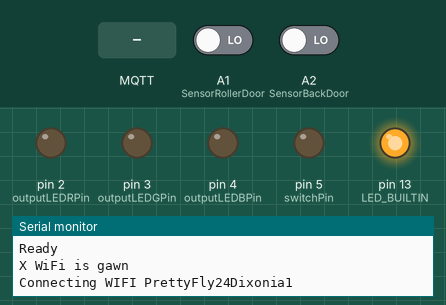
Simulated run of this sketch. Board: Arduino Mega 2560, built with avr-gcc and run on an emulated ATmega2560. Shown: output pins drawn as LEDs (lit = HIGH), the last lines printed to the serial monitor. The test bench sets the inputs (shaded band); at power-on: A1 (SensorRollerDoor) LOW, A2 (SensorBackDoor) LOW. WiFi joins after 1.5 s; servers stay silent unless stated; no MQTT or app messages arrive unless stated.

Above: at 1.7 s.
1.8 s: MQTT message "1" arrives on the first subscribed topic
At 4.0 s:
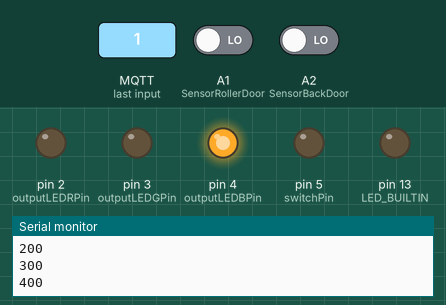
4.8 s: A1 (SensorRollerDoor) driven HIGH
At 5.02 s:
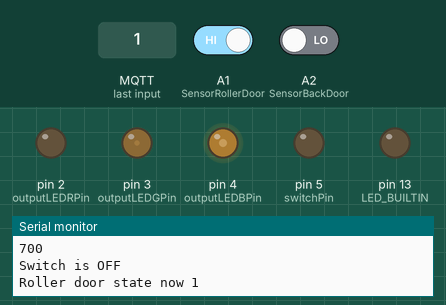
7.8 s: A2 (SensorBackDoor) driven HIGH
10.8 s: A1 (SensorRollerDoor) driven LOW
At 13.2 s:
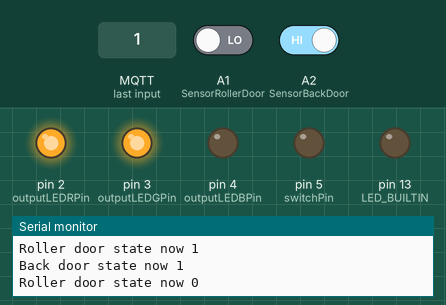
13.8 s: MQTT message "on" arrives on the first subscribed topic
At 14.85 s:
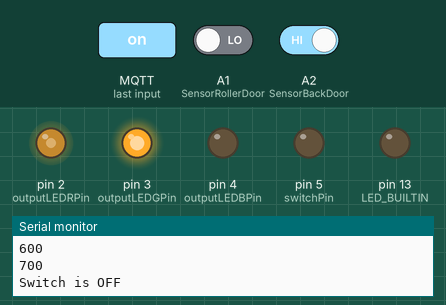
16.8 s: MQTT message "0" arrives on the first subscribed topic
At 18.06 s:
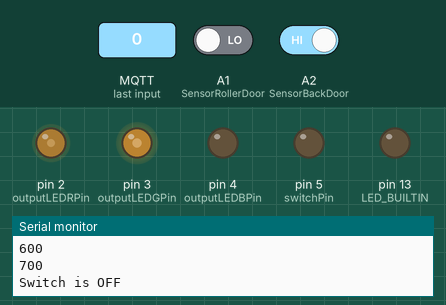
Timing chart, 0 to 20.8 s (numbered marks = the images above; inputs shaded):
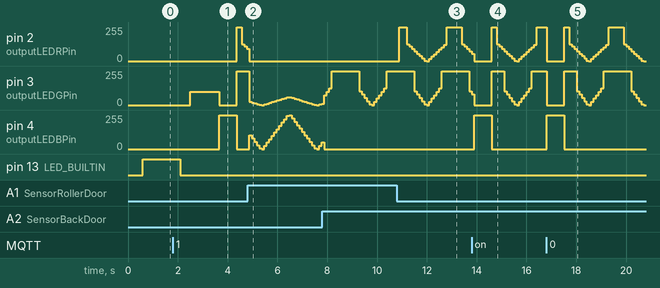

Measured:
- after the input at 1.8 s, pin 4 (outputLEDBPin): 0/255 → 254/255 after 1.9 s, → 0/255 0.70 s later
- after the input at 4.8 s, pin 4 (outputLEDBPin): 0/255 → 105/255 after 0.08 s, → 80/255 0.10 s later, → 55/255 0.10 s later, → 30/255 0.10 s later, … (30 changes in this stretch)
- after the input at 10.8 s, pin 2 (outputLEDRPin): 0/255 → 255/255 after 0.09 s, → 127/255 0.30 s later, → 109/255 0.10 s later, → 91/255 0.10 s later, … (23 changes in this stretch)
- after the input at 13.8 s, pin 4 (outputLEDBPin): 0/255 → 254/255 after 0.10 s, → 0/255 0.70 s later
- after the input at 16.8 s, pin 4 (outputLEDBPin): 0/255 → 254/255 at once, → 0/255 0.70 s later

The sketch:

HAS_8266Garage.ino
```cpp
#include <WiFiEsp.h>
#include <WiFiEspClient.h>
#include <PubSubClient.h>

#ifndef HAVE_HWSERIAL1
#include "SoftwareSerial.h"
SoftwareSerial Serial1(1,0); //RX,TX
#endif
//#define WARN(x)


//#include <list>

#define SERIALOUT 1
class cbData
{
  public:
  int timeout; // time before call
  void (*func)(void);  // func to call
  bool repeat;
  int time2;

  cbData(void (*_f)(void), int _t, bool _rep, int _repTime)
  {
    func = _f;
    repeat = _rep;
    timeout = _t;
    time2 = _repTime;
  }

  void step(int _t)
  {
    timeout -=_t;
    if( timeout <= 0 )
    {
      func();
      if( repeat )
      {
        timeout = time2;
      }
    }
  }
};

cbData * callbackList[4];
//std::list<cbData *> callbackList;

unsigned int gTime;
unsigned int gTimestep;


int numNetworks=0;
// details for the main Wifi (entered by user)
String WIFI_ssid = "PrettyFly24";
String WIFI_pass = "Dixonia1";
String WIFI_status="Not connected";
bool WIFI_details_ready = true;
bool WIFI_connected = false;
const char* mqtt_server = "192.168.0.99";

int stateLED = HIGH; // high is off (obviously!)

WiFiEspClient espClient;
PubSubClient client(espClient);

void debugout(const char *msg)
{
  Serial.println(msg);
}

const byte SensorRollerDoor = A1;
const byte SensorBackDoor = A2;

const byte switchPin = 5; // output to RC switch
const byte outputLEDRPin = 2;
const byte outputLEDGPin = 3;
const byte outputLEDBPin = 4;

// Switch states
bool switchIsOn=false; // whether the output switch is on
int switchOnTimer = 0; // timer for how long the switch remains on
const int switchOnTime = 600; // how long to leave it on
bool switchDummy = false; // use this for turning the switch off after a delay (using a force send)
long lockoutTimer = 0; // timer to avoid door opening as network connections start up

byte backDoorSensorState=-1; // back door state
byte rollerDoorSensorState=-1; // roller door state

// indicator globals
bool indicatorLoopUp = true; // direction we're fading in
int indicatorFadeValue = 0; // current fade value
int indicatorFadeMax = 255; // max fade value


// Time between checks (in ms)
const unsigned long loopTime = 100;

String topics_sub[] = {
    "garage/switch",
    };
String topics_pub[] = {
    "garage/bdoor",
    "garage/gdoor",
    "garage/status",
    "garage/switch",
    "garage/IP",
    };
String topics_vals[] = {"-","-","-","-","-","-","-"};

void tryConnectMQTT()
{
  if( WIFI_connected )
  {
    if(!client.connected())
    {
      Serial.print("Attempting MQTT connection...");
      // Attempt to connect
      if (client.connect("ESP8266Client"))
      {
        Serial.println(F("connected"));
        // ... and subscribe to all topics
        for(int i=0; i < sizeof(topics_sub)/sizeof(topics_sub[0]) ; i++)
        {
          client.subscribe(topics_sub[i].c_str());
          Serial.print(F("Sub to : "));
          Serial.println(topics_sub[i]);
          client.loop(); // do this. or >5 subs causes disconnect some time later. Eugh
        }
        Serial.println(client.connected());
        client.publish("garage/status", "OK");
        client.publish("garage/IP", "FUCK");//WiFi.localIP().toString().c_str());
        Serial.print(F("IP address: "));
        Serial.println(WiFi.localIP());
      }
      else
      {
        Serial.print(F("failed, rc="));
        Serial.print(client.state());
        Serial.println(F(" try again in 5 seconds"));
      }
    }
  }
}

void MQTTcallback(char* topic, byte* payload, unsigned int length)
{
  int i = 0;
  Serial.print(F("Message arrived ["));
  Serial.print(topic);
  Serial.print("] ");
  for (i=0 ; i<sizeof(topics_sub)/sizeof(topics_sub[0]) ; i++)
  {
    if( !strcmp(topic, topics_sub[i].c_str() ) )
    {
      payload[length]=0;
      topics_vals[i] = (char *)payload;
      Serial.print("Setting topic ");
      Serial.print(i);
      Serial.print(" to ");
      Serial.print(topics_vals[i]);
      if( !strcmp(topics_vals[i].c_str(),"OFF") )
      {
        switchIsOn = false;
        if( lockoutTimer > (long)1000*60 )
        { // Cannot automatically open the door for the first minute...
          digitalWrite(switchPin, switchIsOn);
        }
        Serial.print("(OFF)");
      }
      else
      {
        switchIsOn = true;
        if( lockoutTimer > (long)1000*60 )
        { // Cannot automatically open the door for the first minute...
          digitalWrite(switchPin, switchIsOn);
        }
        Serial.print("(ON)");
      }
    }
  }
  Serial.println();
}

void tryConnectWIFI()
{
  if( WIFI_details_ready && WiFi.status() != WL_CONNECTED )
  {
    Serial.print("Connecting WIFI ");
    Serial.print(WIFI_ssid);
    Serial.print(WIFI_pass);
    WiFi.begin(WIFI_ssid.c_str(), WIFI_pass.c_str());

    int tries = 0;

    while( WiFi.status() != WL_CONNECTED )
    {
      stateLED = 1 - stateLED;
      digitalWrite(LED_BUILTIN, stateLED);
      delay(500);
      Serial.print(".");
      if( ++tries > 20 )
      {
        break; // give up then
      }
    }
    Serial.println("Updating status...");
    switch(WiFi.status())
    {
      case WL_CONNECTED:
        WIFI_status = "Connected to " + WIFI_ssid;
        WIFI_connected = true;
        debugout("LED On");
        client.setServer(mqtt_server, 1883);
        client.setCallback(MQTTcallback);
        stateLED = LOW;
        digitalWrite(LED_BUILTIN, stateLED);
        break;
      case WL_CONNECT_FAILED:
        WIFI_status = "Failed to connect to " + WIFI_ssid;
        break;
      //case WL_CONNECTION_LOST:
      case WL_DISCONNECTED:
        WIFI_status = "Disconnected";
        break;
      default:
        WIFI_status = "Unknown problem";
        break;
    }
  }
}

void setup(void)
{
  delay(500);
#if SERIALOUT
  // Set up the Serial Monitor
  Serial.begin(9600);
  Serial1.begin(9600);
  Serial.println(F("Start"));
#endif

  // setup pins
  pinMode(outputLEDRPin, OUTPUT);
  pinMode(outputLEDGPin, OUTPUT);
  pinMode(outputLEDBPin, OUTPUT);
  pinMode(switchPin, OUTPUT);
  pinMode(SensorRollerDoor, INPUT);
  pinMode(SensorBackDoor, INPUT);
  digitalWrite(switchPin,false);
  SetIndicator(255,255,255); // white

  // setup Wifi...
  WiFi.init(&Serial1);
    pinMode(LED_BUILTIN, OUTPUT);
    digitalWrite(LED_BUILTIN, stateLED);

    Serial.println(F("Ready"));

    gTime = millis();

    cbData *cbd = new cbData(tryConnectMQTT, 0, true, 3000);
    callbackList[0] = cbd;
    callbackList[1] = new cbData(flashWifi, 0, true, 2000 );
    callbackList[2] = new cbData(tryConnectWIFI, 0, true, 5000);

}

void flashWifi()
{
  if( !WIFI_connected )
  {
    stateLED = LOW;
    digitalWrite(LED_BUILTIN, stateLED);
    delay(100);
    stateLED = HIGH;
    digitalWrite(LED_BUILTIN, stateLED);
    SetIndicator(0,255,255); // cyan
    Serial.println(F("X WiFi is gawn"));
  }
  else
  {
    stateLED = LOW;
    digitalWrite(LED_BUILTIN, stateLED);
    SetIndicator(0,255,0); // green
  }
}

void loop()
{
  gTimestep = millis() - gTime;
  gTime = millis();

  // loop over any callbacks:
  callbackList[0]->step(gTimestep);
  callbackList[1]->step(gTimestep);
  callbackList[2]->step(gTimestep);

  if( client.connected() )
  {
    if( client.loop() == false )
    {
      Serial.print(client.state());
    }
  }
  else
  {
      Serial.print(client.state());
  }

  if( client.connected() )
  {
    byte t;
    char tst[40];

    //t = ProcessInputValue(analogRead(SensorBackDoor));
    t = ProcessInputValue(digitalRead(SensorBackDoor));
    if( backDoorSensorState !=  t )
    {
      backDoorSensorState = t;
      if( backDoorSensorState == 2 )
      {
        sprintf(tst, "Tamper Back Door %d", analogRead(SensorBackDoor));
        client.publish("garage/status", tst);
      }
      sprintf(tst,"%d",t);
      client.publish("garage/bdoor", tst);
      Serial.print("Back door state now ");
      Serial.println(tst);
    }
    //t = ProcessInputValue(analogRead(SensorRollerDoor));
    t = ProcessInputValue(digitalRead(SensorRollerDoor));
    if( rollerDoorSensorState !=t  )
    {
      rollerDoorSensorState = t;
      if( rollerDoorSensorState == 2 )
      {
        sprintf(tst, "Tamper Roller Door %d", analogRead(SensorRollerDoor));
        client.publish("garage/status", tst);
      }
      else if( rollerDoorSensorState == 0 )
      {
        client.publish("garage/status", "Garage Door Open");
      }
      sprintf(tst,"%d",t);
      client.publish("garage/gdoor", tst);
      Serial.print("Roller door state now ");
      Serial.println(tst);
    }
    if( backDoorSensorState == 2 || rollerDoorSensorState == 2 )
    { // tamper
      SetIndicator(255,0,0); // red
      UpdateIndicator(loopTime); // flash faster
    }
    else if( rollerDoorSensorState == 0 )
    {
      SetIndicator(180,255,0); // red/orange
    }
    else if( backDoorSensorState == 0 )
    {
      SetIndicator(0,60,255); // cyan
    }
    else
    {
      SetIndicator(0,255,0); // green
    }

    if( switchIsOn )
    {
      switchOnTimer += loopTime;
      Serial.println(switchOnTimer);
      indicatorFadeValue = indicatorFadeMax;
      SetIndicator(0,0,255); // blue
      if( switchOnTimer > switchOnTime )
      {
        switchDummy = false;
        client.publish("garage/switch","OFF");
        switchOnTimer = 0;
        switchIsOn = false;
        digitalWrite(switchPin, false);
        Serial.println("Switch is OFF");
      }
    }
  }

  // ensure the door doesn't get opened in the first minute:
  lockoutTimer += loopTime;
  delay(loopTime);
  UpdateIndicator(loopTime);
}

// update the indicator fading
void UpdateIndicator(int ltime)
{
  if( indicatorLoopUp )
  {
    indicatorFadeValue += 25;
    if( indicatorFadeValue > indicatorFadeMax )
    {
      indicatorFadeValue = indicatorFadeMax;
      indicatorLoopUp = false;
    }
  }
  else
  {
    indicatorFadeValue -= 25;
    if( indicatorFadeValue < 0 )
    {
      indicatorFadeValue = 0;
      indicatorLoopUp = true;
    }
  }
}

// threshold levels...
const int TamperLowThreshold = 100; // below this likely short
// close 550, open 850
const int OpenThreshold = 700;
const int TamperHighThreshold = 1000; // above this likely o/c (wires cut)
// return relevant code given analog reading from sensor
// 0 - open
// 1 - closed
// 2 - tamper
byte ProcessInputValue(int value)
{
  #if true
  // 8266 has no analog pins arse)...
  return value>0?1:0;
  #else
  if( value < TamperLowThreshold || value > TamperHighThreshold)
  {
    return 2; // tamper
  }
  if( value < OpenThreshold )
  {
    return 1; // closed
  }
  return 0; // open
  #endif
}

void SetIndicator(int r, int g, int b)
{
  analogWrite(outputLEDRPin, r*indicatorFadeValue/indicatorFadeMax);
  analogWrite(outputLEDGPin, g*indicatorFadeValue/indicatorFadeMax);
  analogWrite(outputLEDBPin, b*indicatorFadeValue/indicatorFadeMax);
}
```
